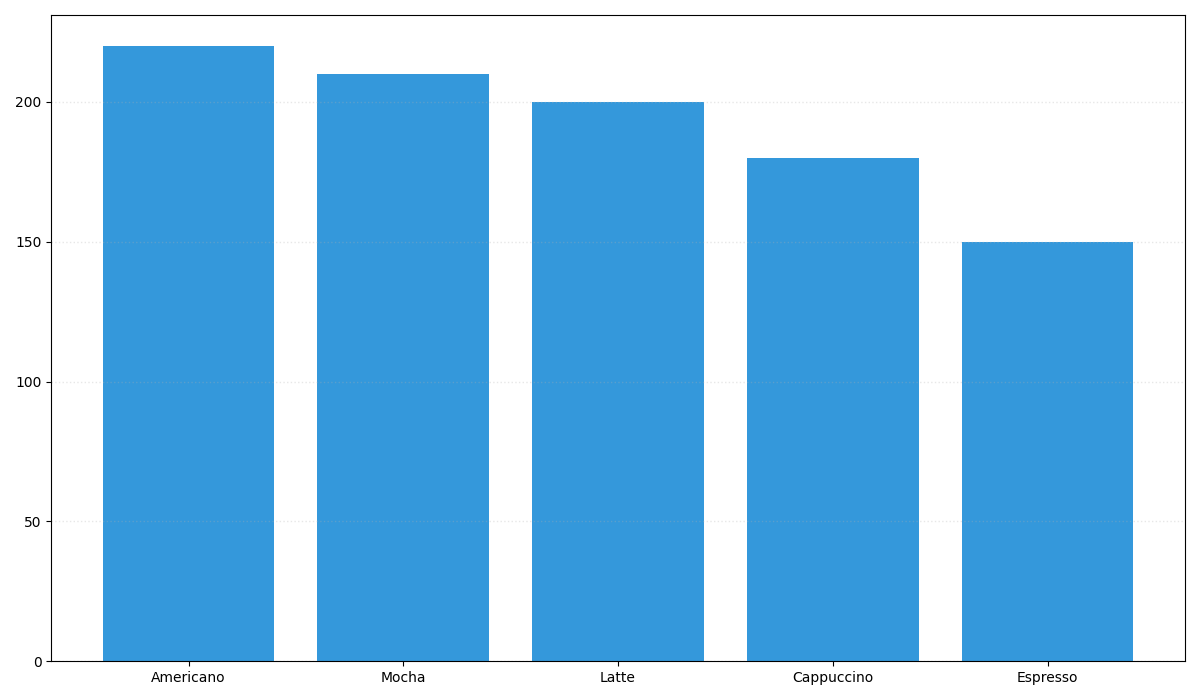

Generate this figure with Python:
import matplotlib.pyplot as plt
import numpy as np

coffee_types = ['Espresso', 'Latte', 'Cappuccino', 'Americano', 'Mocha']
sales_Q1 = [150, 200, 180, 220, 210]

# Sort sales data and coffee_types together in descending order
sorted_sales_indices = np.argsort(sales_Q1)[::-1]
sorted_coffee_types = [coffee_types[i] for i in sorted_sales_indices]
sorted_sales_Q1 = [sales_Q1[i] for i in sorted_sales_indices]

x = np.arange(len(sorted_coffee_types))
fig, ax = plt.subplots(figsize=(12, 7))

single_color = '#3498db'

# Plot sorted sales data
ax.bar(x, sorted_sales_Q1, color=single_color)

ax.set_xticks(x)
ax.set_xticklabels(sorted_coffee_types)

ax.yaxis.grid(True, linestyle=':', linewidth=1, alpha=0.3)

plt.tight_layout()
plt.show()
